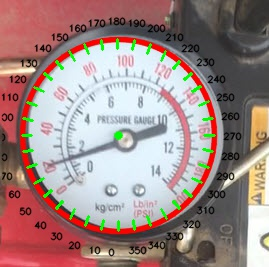
#> input picture software/analog-gauge-reader/images/gauge-1-calibration.jpg, 269 x 267 px
$ python -i analog_gauge_reader.py   (imports and definitions only)
#> lines starting #> are read from the running program, lines starting #| are printed output that depends on the picture; after the words box and inside, x2 and y2 are one past the last pixel; in counts of white or black regions, pixels touching at a corner belong together
'''
Copyright (c) 2017 Intel Corporation.
Licensed under the MIT license. See LICENSE file in the project root for full license information.
'''

import cv2
import numpy as np
#import paho.mqtt.client as mqtt
import time
import argparse
from datetime import datetime
from pathlib import Path
import uvc
from time import sleep
import requests

# [13 lines left out: function avg_circles, not called in this run]

def dist_2_pts(x1, y1, x2, y2):
    #print np.sqrt((x2-x1)^2+(y2-y1)^2)
    return np.sqrt((x2 - x1)**2 + (y2 - y1)**2)

# [353 lines left out: functions calibrate_gauge, get_current_value, download_photo, take_photo, not called in this run]

def zoom_to_gauge(image_path):
#> called with image_path = 'images/gauge-1-calibration.jpg'
    img = cv2.imread(image_path)
#> img is the input picture: shape (267, 269, 3); mean B, G, R 133.9, 136.6, 160.6
    original_image_path = Path(image_path)
    height, width = img.shape[:2]
#> height = 267; width = 269
    gray = cv2.cvtColor(img, cv2.COLOR_BGR2GRAY)
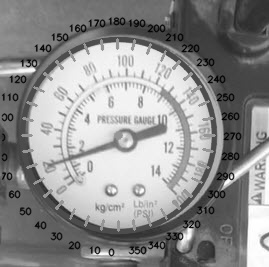
#> gray: shape (267, 269); min 0, max 255, mean 143.5
    min_radius = int(height * 0.1)  # 20% of the image height
#> min_radius = 26
    max_radius = int(height * 0.5)  # 30% of the image height
#> max_radius = 133

    # Adjust the minDist if necessary based on gauge size relative to the image size
    min_dist = 50  # This is just an example value

    # Adjust the high threshold for the Canny edge detector if the edges are not sharp
    canny_high_threshold = 125  # Example value, adjust as necessary

    # Adjust the accumulator threshold for detecting circle centers
    accumulator_threshold = 120  # Example value, adjust as necessary

    # The modified cv2.HoughCircles command
    circles = cv2.HoughCircles(gray, cv2.HOUGH_GRADIENT, 1, min_dist, np.array([]),
                            canny_high_threshold, accumulator_threshold, min_radius, max_radius)
#> circles = [[118.5, 135.5, 92.8]]

    print(circles)
#| [[[118.5 135.5  92.8]]]
    circles = np.round(circles[0, :]).astype("int")
#> circles = [[118, 136, 93]]
    a,b,c = circles[0]
#> a = 118; b = 136; c = 93

    # Calculate the top-left and bottom-right coordinates for the cropping rectangle

    cv2.circle(img, (a, b), c, (0, 0, 255), 3)
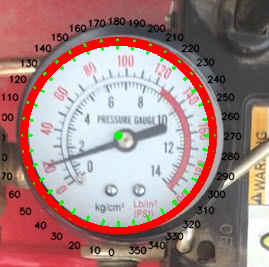
#> img: shape (267, 269, 3); 4.05% of pixels changed, all inside (x1, y1, x2, y2) = (23, 41, 214, 232)
    cv2.circle(img, (a, b), 2, (255, 0, 255), -1)
#> img: shape (267, 269, 3); 0.02% of pixels changed, all inside (x1, y1, x2, y2) = (116, 134, 121, 139)
    new_filename = original_image_path.stem + "-circles" + original_image_path.suffix

    cv2.imwrite(new_filename, img)

    mask = np.zeros(img.shape[:2], dtype=np.uint8)
    cv2.circle(mask, (a, b), c, 1, thickness=-1)  # Fill the circle with white (1)
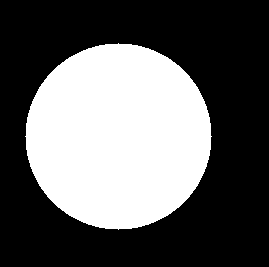
#> mask: shape (267, 269); values 0 (black) and 1 (white), 37.8% white; 1 white region, box (x1, y1, x2, y2) and area: (25, 43, 212, 230) 27145

    # Invert the mask to create a mask for the background
    background_mask = cv2.bitwise_not(mask)

    # Create an image with the background color you want (e.g., blue)
    background_color = [0, 0, 0]  # Change to the color you want (BGR format)
    background_img = np.full(img.shape, background_color, dtype=np.uint8)

    # Apply the mask to the original image to keep only the circle area
    img_with_circle = cv2.bitwise_and(img, img, mask=mask)
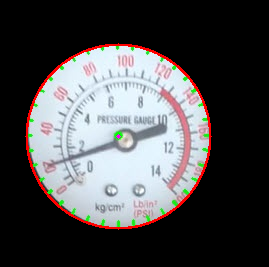
#> img_with_circle: shape (267, 269, 3); mean B, G, R 77.8, 76.4, 77.5

    # Apply the inverted mask to the background image to keep only the background area
    background = cv2.bitwise_and(background_img, background_img, mask=background_mask)
#> background: shape (267, 269, 3); every value is 0

    # Combine the two images: the image with the circle and the background
    final_img = cv2.add(img_with_circle, background)

    new_filename = original_image_path.stem + "-focused1" + original_image_path.suffix
    new_filename = original_image_path.stem + "-focused" + original_image_path.suffix

    # Save the final image
    cv2.imwrite(new_filename, final_img)


    # Crop image
    x1 = max(a - c - 20, 0)  # Ensure the coordinate doesn't go beyond the image boundary
#> x1 = 5
    y1 = max(b - c - 20, 0)
#> y1 = 23
    x2 = min(a + c + 20, img.shape[1])  # Ensure the coordinate doesn't go beyond the image width
#> x2 = 231
    y2 = min(b + c + 20, img.shape[0])  # Ensure the coordinate doesn't go beyond the image height
#> y2 = 249

    # Crop the image using calculated coordinates
    cropped_img = final_img[y1:y2, x1:x2]
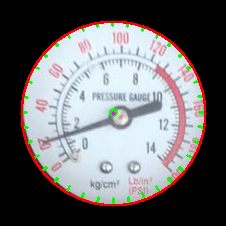
#> cropped_img: shape (226, 226, 3); mean B, G, R 109.4, 107.4, 108.9
    new_filename = original_image_path.stem + "-cropped" + original_image_path.suffix

    # Save the cropped image
    cv2.imwrite(new_filename, cropped_img)
    return new_filename, cropped_img

def focus_on_gauge():
    pass


# [31 lines left out: function main, not called in this run]

    # feed an image (or frame) to get the current value, based on the calibration, by default uses same image as calibration

    # val = get_current_value(img, min_angle, max_angle, min_value, max_value, x, y, r, gauge_number, file_type)
    # print("Current reading: %s %s" %(val, units))

# [8 lines not run here, left out]
    # import code
    # code.interact(local=locals())


>>> result = zoom_to_gauge('images/gauge-1-calibration.jpg')

$ run again, on software/analog-gauge-reader/images/gauge-11.png
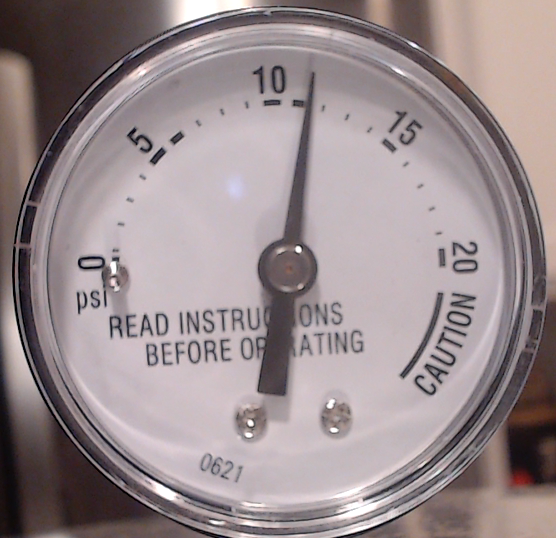
#> input picture software/analog-gauge-reader/images/gauge-11.png, 556 x 538 px
#> in zoom_to_gauge, img is the input picture: shape (538, 556, 3); mean B, G, R 142.5, 140.1, 153.2
#> in zoom_to_gauge, `circles = cv2.HoughCircles(gray, cv2.HOUGH_GRADIENT, 1, min_dist, np.a..`: circles = [[278.5, 271.5, 264], [312.5, 308.5, 221.1]]
#| [[[278.5 271.5 264. ]
#|   [312.5 308.5 221.1]]]
#> in zoom_to_gauge, `circles = np.round(circles[0, :]).astype("int")`: circles = [[278, 272, 264], [312, 308, 221]]
#> a = 278; b = 272; c = 264
#> in zoom_to_gauge, `cv2.circle(mask, (a, b), c, 1, thickness=-1)`:
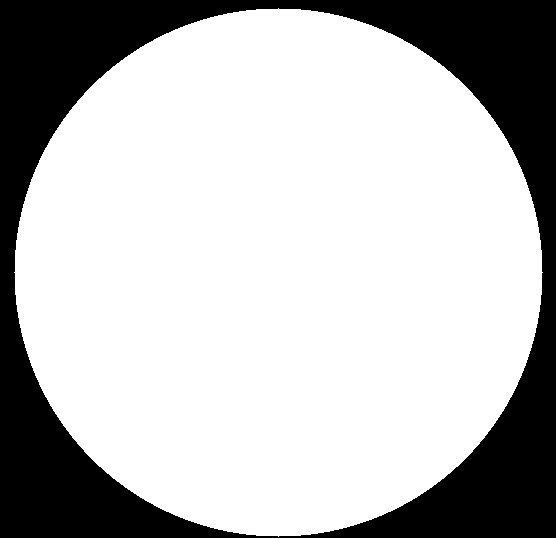
#> mask: shape (538, 556); values 0 (black) and 1 (white), 73.2% white; 1 black region, box (x1, y1, x2, y2) and area: (0, 0, 556, 538) 80223
#> in zoom_to_gauge, `img_with_circle = cv2.bitwise_and(img, img, mask=mask)`:
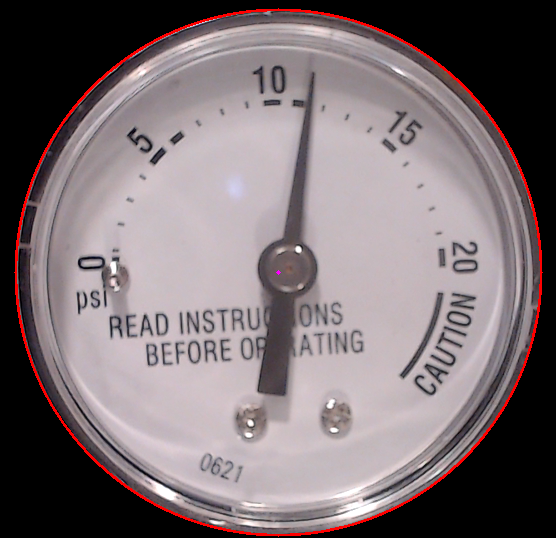
#> img_with_circle: shape (538, 556, 3); mean B, G, R 114.8, 111.4, 123.3
#> background: shape (538, 556, 3); every value is 0
#> x1 = 0
#> x2 = 556
#> y2 = 538

$ run again, on software/analog-gauge-reader/images/gauge-12.jpeg
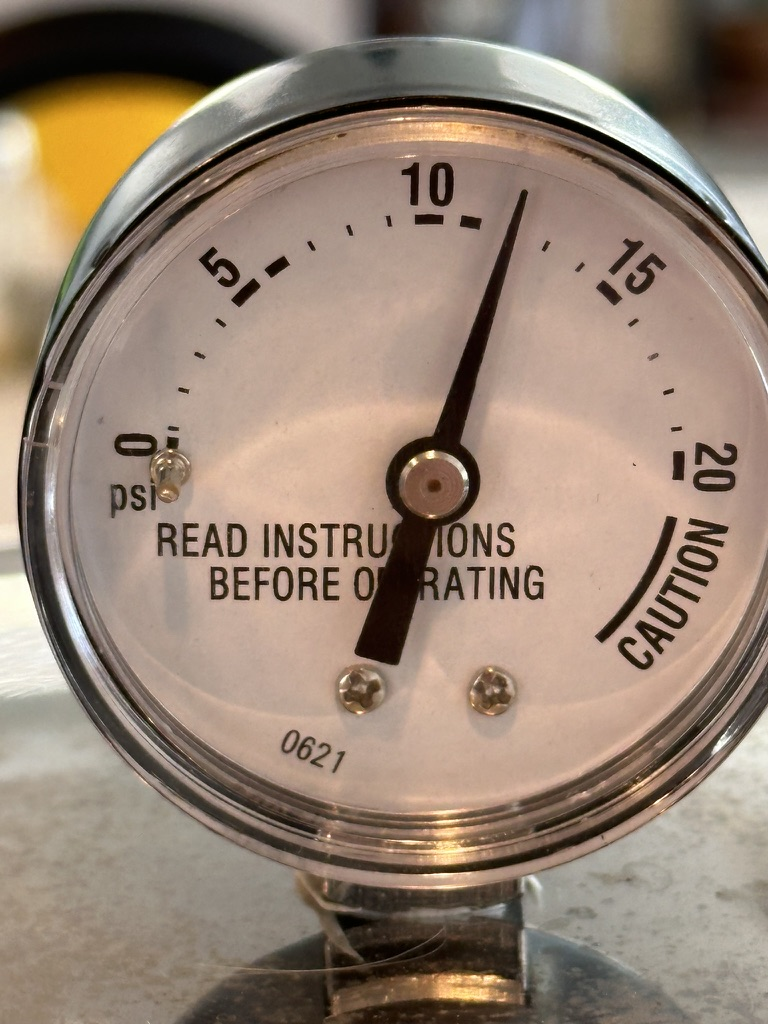
#> input picture software/analog-gauge-reader/images/gauge-12.jpeg, 768 x 1024 px
#> in zoom_to_gauge, img is the input picture: shape (1024, 768, 3); mean B, G, R 115.7, 131.3, 149.8
#> in zoom_to_gauge, `circles = cv2.HoughCircles(gray, cv2.HOUGH_GRADIENT, 1, min_dist, np.a..`: circles = 19 rows, first 8: [421.5, 463.5, 385.8], [398.5, 509.5, 371.7], [453.5, 502.5, 373.8], [409.5, 409.5, 370.4], [466.5, 552.5, 438.8], [458.5, 428.5, 415.4], [354.5, 484.5, 337.6], [438.5, 361.5, 324.4]
#> (printed output is left out)
#> in zoom_to_gauge, `circles = np.round(circles[0, :]).astype("int")`: circles = 19 rows, first 8: [422, 464, 386], [398, 510, 372], [454, 502, 374], [410, 410, 370], [466, 552, 439], [458, 428, 415], [354, 484, 338], [438, 362, 324]
#> a = 422; b = 464; c = 386
#> in zoom_to_gauge, `cv2.circle(mask, (a, b), c, 1, thickness=-1)`:
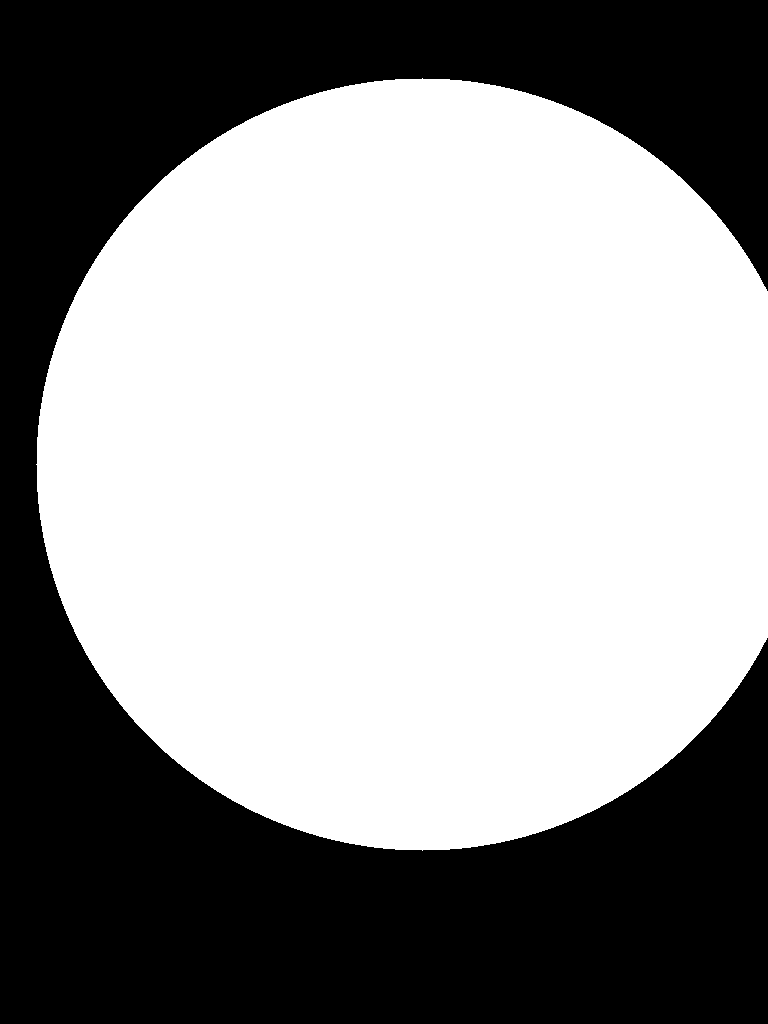
#> mask: shape (1024, 768); values 0 (black) and 1 (white), 58.3% white; 1 black region, box (x1, y1, x2, y2) and area: (0, 0, 768, 1024) 327794
#> background: shape (1024, 768, 3); every value is 0
#> x1 = 16
#> y1 = 58
#> x2 = 768
#> y2 = 870
#> in zoom_to_gauge, `cropped_img = final_img[y1:y2, x1:x2]`:
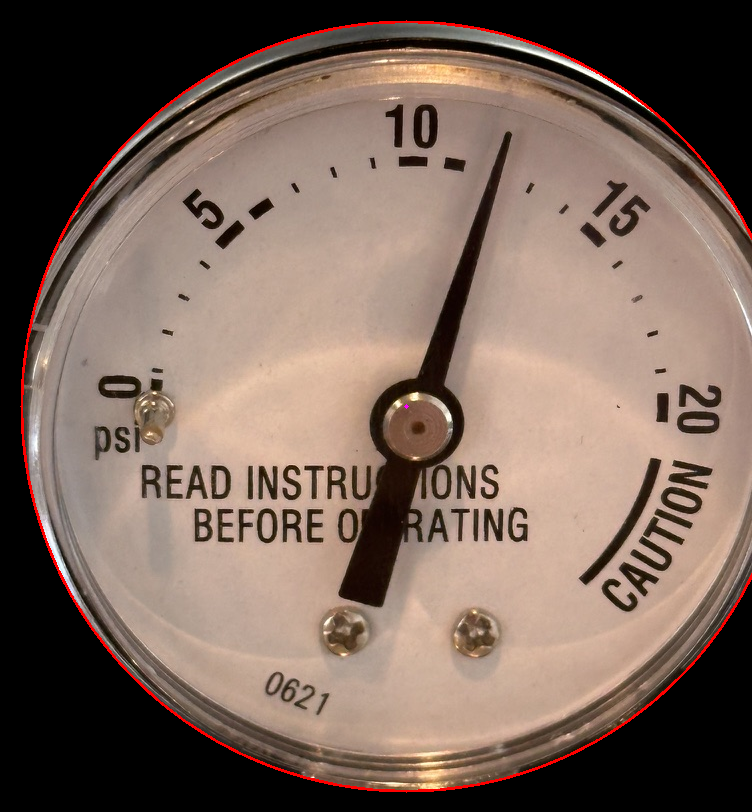
#> cropped_img: shape (812, 752, 3); mean B, G, R 91.1, 102.1, 122.5
